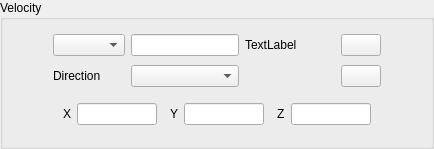
    <widget class="QGroupBox" name="groupBoxVelocity">
     <property name="toolTip">
      <string>&lt;html&gt;&lt;head/&gt;&lt;body&gt;&lt;p&gt;&lt;span style=&quot; font-size:9pt;&quot;&gt;Specify the velocity for the selected inlet boundary condition.&lt;/span&gt;&lt;/p&gt;&lt;/body&gt;&lt;/html&gt;</string>
     </property>
     <property name="title">
      <string>Velocity</string>
     </property>
     <layout class="QGridLayout" name="gridLayout_7">
      <item row="0" column="0">
       <spacer>
        <property name="orientation">
         <enum>Qt::Horizontal</enum>
        </property>
        <property name="sizeHint" stdset="0">
         <size>
          <width>18</width>
          <height>28</height>
         </size>
        </property>
       </spacer>
      </item>
      <item row="0" column="1">
       <widget class="QComboBox" name="comboBoxVelocity">
        <property name="toolTip">
         <string>&lt;html&gt;&lt;head/&gt;&lt;body&gt;&lt;p&gt;&lt;span style=&quot; font-size:9pt;&quot;&gt;Choose how to impose the velocity. Different choices are available:&lt;br/&gt;- Norm (m/s): impose a constant norm for the velocity,&lt;br/&gt;- Mass flow rate (kg/s): impose the velocity through a constant mass flow rate,&lt;br/&gt;- Volumic flow rate (m&lt;/span&gt;&lt;span style=&quot; font-size:9pt; vertical-align:super;&quot;&gt;3&lt;/span&gt;&lt;span style=&quot; font-size:9pt;&quot;&gt;/s): impose the velocity through a constant volumic flow rate,&lt;br/&gt;- Norm (user_law) (m/s): impose a norm for the velocity using the formula editor,&lt;br/&gt;- Mass flow rate (user_law) (kg/s): impose the velocity through a mass flow rate using the formula editor,&lt;br/&gt;- Volumic flow rate (user_law) (m&lt;/span&gt;&lt;span style=&quot; font-size:9pt; vertical-align:super;&quot;&gt;3&lt;/span&gt;&lt;span style=&quot; font-size:9pt;&quot;&gt;/s): impose the velocity through a volumic flow rate using the formula editor.&lt;/span&gt;&lt;/p&gt;&lt;/body&gt;&lt;/html&gt;</string>
        </property>
       </widget>
      </item>
      <item row="0" column="2">
       <widget class="QLineEdit" name="lineEditVelocity">
        <property name="toolTip">
         <string>&lt;html&gt;&lt;head/&gt;&lt;body&gt;&lt;p&gt;&lt;span style=&quot; font-size:9pt;&quot;&gt;Choose how to impose the velocity. Different choices are available:&lt;br/&gt;- Norm (m/s): impose a constant norm for the velocity,&lt;br/&gt;- Mass flow rate (kg/s): impose the velocity through a constant mass flow rate,&lt;br/&gt;- Volumic flow rate (m&lt;/span&gt;&lt;span style=&quot; font-size:9pt; vertical-align:super;&quot;&gt;3&lt;/span&gt;&lt;span style=&quot; font-size:9pt;&quot;&gt;/s): impose the velocity through a constant volumic flow rate,&lt;br/&gt;- Norm (user_law) (m/s): impose a norm for the velocity using the formula editor,&lt;br/&gt;- Mass flow rate (user_law) (kg/s): impose the velocity through a mass flow rate using the formula editor,&lt;br/&gt;- Volumic flow rate (user_law) (m&lt;/span&gt;&lt;span style=&quot; font-size:9pt; vertical-align:super;&quot;&gt;3&lt;/span&gt;&lt;span style=&quot; font-size:9pt;&quot;&gt;/s): impose the velocity through a volumic flow rate using the formula editor.&lt;/span&gt;&lt;/p&gt;&lt;/body&gt;&lt;/html&gt;</string>
        </property>
       </widget>
      </item>
      <item row="0" column="3">
       <widget class="QLabel" name="labelUnitVelocity">
        <property name="toolTip">
         <string>&lt;html&gt;&lt;head/&gt;&lt;body&gt;&lt;p&gt;&lt;span style=&quot; font-size:9pt;&quot;&gt;Choose how to impose the velocity. Different choices are available:&lt;/span&gt;&lt;/p&gt;&lt;p&gt;&lt;span style=&quot; font-size:9pt;&quot;&gt;- Norm (m/s): impose a constant norm for the velocity,&lt;/span&gt;&lt;/p&gt;&lt;p&gt;&lt;span style=&quot; font-size:9pt;&quot;&gt;- Mass flow rate (kg/s): impose the velocity through a constant mass flow rate,&lt;/span&gt;&lt;/p&gt;&lt;p&gt;&lt;span style=&quot; font-size:9pt;&quot;&gt;- Volumic flow rate (m&lt;/span&gt;&lt;span style=&quot; font-size:9pt; vertical-align:super;&quot;&gt;3&lt;/span&gt;&lt;span style=&quot; font-size:9pt;&quot;&gt;/s): impose the velocity through a constant volumic flow rate,&lt;/span&gt;&lt;/p&gt;&lt;p&gt;&lt;span style=&quot; font-size:9pt;&quot;&gt;- Norm (user_law) (m/s): impose a norm for the velocity using the formula editor,&lt;/span&gt;&lt;/p&gt;&lt;p&gt;&lt;span style=&quot; font-size:9pt;&quot;&gt;- Mass flow rate (user_law) (kg/s): impose the velocity through a mass flow rate using the formula editor,&lt;/span&gt;&lt;/p&gt;&lt;p&gt;&lt;span style=&quot; font-size:9pt;&quot;&gt;- Volumic flow rate (user_law) (m&lt;/span&gt;&lt;span style=&quot; font-size:9pt; vertical-align:super;&quot;&gt;3&lt;/span&gt;&lt;span style=&quot; font-size:9pt;&quot;&gt;/s): impose the velocity through a volumic flow rate using the formula editor.&lt;/span&gt;&lt;/p&gt;&lt;/body&gt;&lt;/html&gt;</string>
        </property>
        <property name="text">
         <string>TextLabel</string>
        </property>
       </widget>
      </item>
      <item row="0" column="4">
       <spacer name="horizontalSpacer">
        <property name="orientation">
         <enum>Qt::Horizontal</enum>
        </property>
        <property name="sizeHint" stdset="0">
         <size>
          <width>19</width>
          <height>28</height>
         </size>
        </property>
       </spacer>
      </item>
      <item row="0" column="5">
       <widget class="FormulaButton" name="pushButtonVelocityFormula">
        <property name="text">
         <string/>
        </property>
        <property name="icon">
         <iconset resource="resources_pages.qrc">
          <normaloff>:data/icons/22x22/edit-find-replace.png</normaloff>:data/icons/22x22/edit-find-replace.png</iconset>
        </property>
        <property name="iconSize">
         <size>
          <width>22</width>
          <height>22</height>
         </size>
        </property>
       </widget>
      </item>
      <item row="0" column="6">
       <spacer>
        <property name="orientation">
         <enum>Qt::Horizontal</enum>
        </property>
        <property name="sizeHint" stdset="0">
         <size>
          <width>18</width>
          <height>28</height>
         </size>
        </property>
       </spacer>
      </item>
      <item row="1" column="1">
       <widget class="QLabel" name="labelDirection">
        <property name="toolTip">
         <string>&lt;html&gt;&lt;head/&gt;&lt;body&gt;&lt;p&gt;&lt;span style=&quot; font-size:9pt;&quot;&gt;Specify a direction for the velocity vector. It can be:&lt;br/&gt;- Normal direction to the inlet,&lt;br/&gt;- Specified coordinates: specify a constant vector direction,&lt;br/&gt;- User profile: impose a non-uniform variable vector direction using the formula editor.&lt;/span&gt;&lt;/p&gt;&lt;/body&gt;&lt;/html&gt;</string>
        </property>
        <property name="text">
         <string>Direction</string>
        </property>
       </widget>
      </item>
      <item row="1" column="2">
       <widget class="QComboBox" name="comboBoxDirection">
        <property name="toolTip">
         <string>&lt;html&gt;&lt;head/&gt;&lt;body&gt;&lt;p&gt;&lt;span style=&quot; font-size:9pt;&quot;&gt;Specify a direction for the velocity vector. It can be:&lt;br/&gt;- Normal direction to the inlet,&lt;br/&gt;- Specified coordinates: specify a constant vector direction,&lt;br/&gt;- User profile: impose a non-uniform variable vector direction using the formula editor.&lt;/span&gt;&lt;/p&gt;&lt;/body&gt;&lt;/html&gt;</string>
        </property>
       </widget>
      </item>
      <item row="1" column="5">
       <widget class="FormulaButton" name="pushButtonDirectionFormula">
        <property name="text">
         <string/>
        </property>
        <property name="icon">
         <iconset resource="resources_pages.qrc">
          <normaloff>:data/icons/22x22/edit-find-replace.png</normaloff>:data/icons/22x22/edit-find-replace.png</iconset>
        </property>
        <property name="iconSize">
         <size>
          <width>22</width>
          <height>22</height>
         </size>
        </property>
       </widget>
      </item>
      <item row="2" column="0" colspan="7">
       <widget class="QFrame" name="frameDirectionCoordinates">
        <property name="minimumSize">
         <size>
          <width>16</width>
          <height>42</height>
         </size>
        </property>
        <property name="toolTip">
         <string>&lt;html&gt;&lt;head/&gt;&lt;body&gt;&lt;p&gt;&lt;span style=&quot; font-size:9pt;&quot;&gt;Specify the three directions of the velocity vector.&lt;/span&gt;&lt;/p&gt;&lt;/body&gt;&lt;/html&gt;</string>
        </property>
        <property name="frameShape">
         <enum>QFrame::NoFrame</enum>
        </property>
        <property name="frameShadow">
         <enum>QFrame::Raised</enum>
        </property>
        <property name="lineWidth">
         <number>0</number>
        </property>
        <layout class="QHBoxLayout" name="horizontalLayout">
         <item>
          <spacer>
           <property name="orientation">
            <enum>Qt::Horizontal</enum>
           </property>
           <property name="sizeHint" stdset="0">
            <size>
             <width>40</width>
             <height>20</height>
            </size>
           </property>
          </spacer>
         </item>
         <item>
          <widget class="QLabel" name="labelXVelocity">
           <property name="toolTip">
            <string>&lt;html&gt;&lt;head/&gt;&lt;body&gt;&lt;p&gt;&lt;span style=&quot; font-size:9pt;&quot;&gt;Specify the &lt;/span&gt;&lt;span style=&quot; font-size:9pt; font-weight:600;&quot;&gt;X&lt;/span&gt;&lt;span style=&quot; font-size:9pt;&quot;&gt; direction of the velocity vector.&lt;/span&gt;&lt;/p&gt;&lt;/body&gt;&lt;/html&gt;</string>
           </property>
           <property name="text">
            <string>X</string>
           </property>
          </widget>
         </item>
         <item>
          <widget class="QLineEdit" name="lineEditDirectionX">
           <property name="maximumSize">
            <size>
             <width>80</width>
             <height>16777215</height>
            </size>
           </property>
           <property name="toolTip">
            <string>&lt;html&gt;&lt;head/&gt;&lt;body&gt;&lt;p&gt;&lt;span style=&quot; font-size:9pt;&quot;&gt;Specify the &lt;/span&gt;&lt;span style=&quot; font-size:9pt; font-weight:600;&quot;&gt;X&lt;/span&gt;&lt;span style=&quot; font-size:9pt;&quot;&gt; direction of the velocity vector.&lt;/span&gt;&lt;/p&gt;&lt;/body&gt;&lt;/html&gt;</string>
           </property>
          </widget>
         </item>
         <item>
          <spacer>
           <property name="orientation">
            <enum>Qt::Horizontal</enum>
           </property>
           <property name="sizeHint" stdset="0">
            <size>
             <width>7</width>
             <height>20</height>
            </size>
           </property>
          </spacer>
         </item>
         <item>
          <widget class="QLabel" name="labelYVelocity">
           <property name="toolTip">
            <string>&lt;html&gt;&lt;head/&gt;&lt;body&gt;&lt;p&gt;&lt;span style=&quot; font-size:9pt;&quot;&gt;Specify the &lt;/span&gt;&lt;span style=&quot; font-size:9pt; font-weight:600;&quot;&gt;Y&lt;/span&gt;&lt;span style=&quot; font-size:9pt;&quot;&gt; direction of the velocity vector.&lt;/span&gt;&lt;/p&gt;&lt;/body&gt;&lt;/html&gt;</string>
           </property>
           <property name="text">
            <string>Y</string>
           </property>
          </widget>
         </item>
         <item>
          <widget class="QLineEdit" name="lineEditDirectionY">
           <property name="maximumSize">
            <size>
             <width>80</width>
             <height>16777215</height>
            </size>
           </property>
           <property name="toolTip">
            <string>&lt;html&gt;&lt;head/&gt;&lt;body&gt;&lt;p&gt;&lt;span style=&quot; font-size:9pt;&quot;&gt;Specify the &lt;/span&gt;&lt;span style=&quot; font-size:9pt; font-weight:600;&quot;&gt;Y&lt;/span&gt;&lt;span style=&quot; font-size:9pt;&quot;&gt; direction of the velocity vector.&lt;/span&gt;&lt;/p&gt;&lt;/body&gt;&lt;/html&gt;</string>
           </property>
          </widget>
         </item>
         <item>
          <spacer>
           <property name="orientation">
            <enum>Qt::Horizontal</enum>
           </property>
           <property name="sizeHint" stdset="0">
            <size>
             <width>7</width>
             <height>20</height>
            </size>
           </property>
          </spacer>
         </item>
         <item>
          <widget class="QLabel" name="labelZVelocity">
           <property name="toolTip">
            <string>&lt;html&gt;&lt;head/&gt;&lt;body&gt;&lt;p&gt;&lt;span style=&quot; font-size:9pt;&quot;&gt;Specify the &lt;/span&gt;&lt;span style=&quot; font-size:9pt; font-weight:600;&quot;&gt;Z&lt;/span&gt;&lt;span style=&quot; font-size:9pt;&quot;&gt; direction of the velocity vector.&lt;/span&gt;&lt;/p&gt;&lt;/body&gt;&lt;/html&gt;</string>
           </property>
           <property name="text">
            <string>Z</string>
           </property>
          </widget>
         </item>
         <item>
          <widget class="QLineEdit" name="lineEditDirectionZ">
           <property name="maximumSize">
            <size>
             <width>80</width>
             <height>16777215</height>
            </size>
           </property>
           <property name="toolTip">
            <string>&lt;html&gt;&lt;head/&gt;&lt;body&gt;&lt;p&gt;&lt;span style=&quot; font-size:9pt;&quot;&gt;Specify the &lt;/span&gt;&lt;span style=&quot; font-size:9pt; font-weight:600;&quot;&gt;Z&lt;/span&gt;&lt;span style=&quot; font-size:9pt;&quot;&gt; direction of the velocity vector.&lt;/span&gt;&lt;/p&gt;&lt;/body&gt;&lt;/html&gt;</string>
           </property>
          </widget>
         </item>
         <item>
          <spacer>
           <property name="orientation">
            <enum>Qt::Horizontal</enum>
           </property>
           <property name="sizeHint" stdset="0">
            <size>
             <width>40</width>
             <height>20</height>
            </size>
           </property>
          </spacer>
         </item>
        </layout>
       </widget>
      </item>
     </layout>
    </widget>
